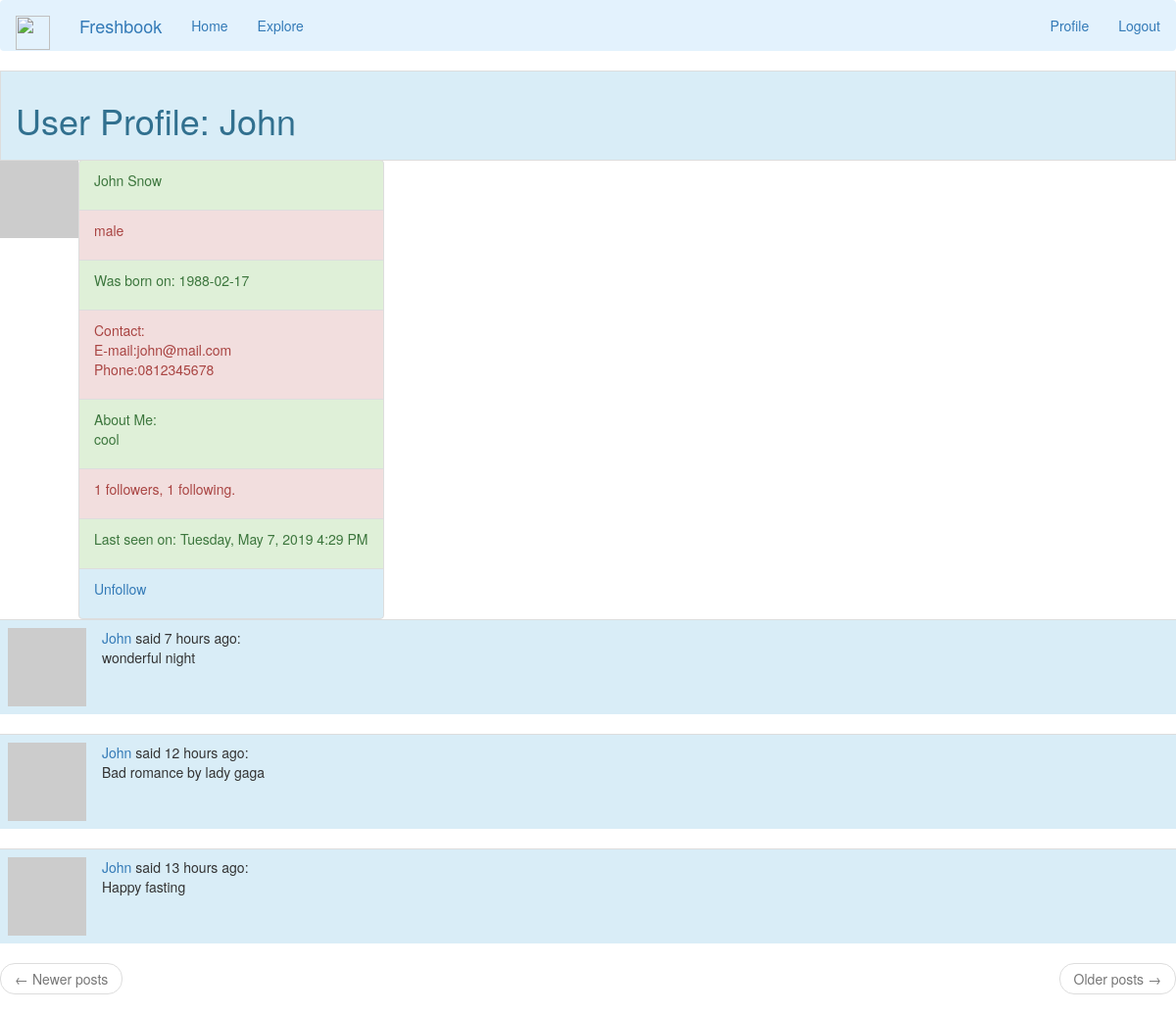
Page /user/John (signed in) on the committed database.
### app/models.py (models this page shows, shortened)
class User(UserMixin, db.Model):
    id = db.Column(db.Integer, primary_key=True)
    name = db.Column(db.String(64), index=True)
    birthday = db.Column(db.Date, index=True)
    gender = db.Column(db.String(64), index=True)
    phone = db.Column(db.String(12), index=True)
    username = db.Column(db.String(64), index=True, unique=True)
    email = db.Column(db.String(120), index=True, unique=True)
    password_hash = db.Column(db.String(128))
    posts = db.relationship('Post', backref='author', lazy='dynamic')
    about_me = db.Column(db.String(140))
    last_seen = db.Column(db.DateTime, default=datetime.utcnow)
    followed = db.relationship(
        'User', secondary=followers,
        primaryjoin=(followers.c.follower_id == id),
        secondaryjoin=(followers.c.followed_id == id),
        backref=db.backref('followers', lazy='dynamic'), lazy='dynamic')
    def avatar(self, size):
        digest = md5(self.email.lower().encode('utf-8')).hexdigest()
        return 'https://www.gravatar.com/avatar/{}?d=identicon&s={}'.format(
            digest, size)
    def is_following(self, user):
        return self.followed.filter(
            followers.c.followed_id == user.id).count() > 0

class Post(db.Model):
    id = db.Column(db.Integer, primary_key=True)
    body = db.Column(db.String(140))
    timestamp = db.Column(db.DateTime, index=True, default=datetime.utcnow)
    user_id = db.Column(db.Integer, db.ForeignKey('user.id'))

### app/routes.py (the view)
@app.route('/user/<username>')
@login_required
def user(username):
    user = User.query.filter_by(username=username).first_or_404()
    page = request.args.get('page', 1, type=int)
    posts = user.posts.order_by(Post.timestamp.desc()).paginate(
        page, app.config['POSTS_PER_PAGE'], False)
    next_url = url_for('user', username=user.username, page=posts.next_num) \
        if posts.has_next else None
    prev_url = url_for('user', username=user.username, page=posts.prev_num) \
        if posts.has_prev else None
    return render_template('user.html', user=user, posts=posts.items,
                           next_url=next_url, prev_url=prev_url)

### app/models.py (called while the page is built)
@login.user_loader
def load_user(id):
    return User.query.get(int(id))

### app/routes.py (called while the page is built)
@app.before_request
def before_request():
    if current_user.is_authenticated:
        current_user.last_seen = datetime.utcnow()
        db.session.commit()

### app/templates/user.html (shortened to what this page needs)
{% extends "base.html" %}
{% block content %}
    <table>
        <tr valign="top">
			<ul class="list-group">
                <td><img src="{{ user.avatar(128) }}"></td>
			<li class="list-group-item list-group-item-info"><h1>User Profile: {{ user.username }}</h1></li>
            <div class="container-fluid">
			<td>
                <li class="list-group-item list-group-item-success">{% if user.name %}<p>{{ user.name }}</p>{% endif %}</li>
                <li class="list-group-item list-group-item-action list-group-item-danger">{% if user.gender %}<p>{{ user.gender }}</p>{% endif %}</li>
                <li class="list-group-item list-group-item-success">{% if user.birthday %}<p>Was born on: {{ user.birthday }}</p>{% endif %}</li>
                <li class="list-group-item list-group-item-action list-group-item-danger">{% if user.email %}<p>Contact:<br> E-mail:{{ user.email }} <br>Phone:{{ user.phone }} </p>{% endif %}</li>
                <li class="list-group-item list-group-item-success">{% if user.about_me %}<p>About Me: <br>{{ user.about_me }}</br></p>{% endif %}</li>
                <li class="list-group-item list-group-item-action list-group-item-danger"><p>{{ user.followers.count() }} followers, {{ user.followed.count() }} following.</p></li>
                <li class="list-group-item list-group-item-success">{% if user.last_seen %}<p>Last seen on: {{ moment(user.last_seen).format('LLLL') }}</p>
                {% endif %}</li>
                <li class="list-group-item list-group-item-info">
				{% if user == current_user %}
                <p><a href="{{ url_for('edit_profile') }}">Edit your profile</a></p>
                {% elif not current_user.is_following(user) %}
                <p><a href="{{ url_for('follow', username=user.username) }}">Follow</a></p>
                {% else %}
                <p><a href="{{ url_for('unfollow', username=user.username) }}">Unfollow</a></p>
                {% endif %}</li>
			</ul>
        </tr>
    </table>
    {% for post in posts %}
        {% include '_post.html' %}
    {% endfor %}
    <nav aria-label="...">
        <ul class="pager">
            <li class="previous{% if not prev_url %} disabled{% endif %}">
                <a href="{{ prev_url or '#' }}">
                    <span aria-hidden="true">&larr;</span> Newer posts
                </a>
            </li>
            <li class="next{% if not next_url %} disabled{% endif %}">
                <a href="{{ next_url or '#' }}">
                    Older posts <span aria-hidden="true">&rarr;</span>
                </a>
            </li>
        </ul>
    </nav>
{% endblock %}

### app/templates/_post.html (shortened to what this page needs)
<div class ="p-3 mb-2 bg-info text-dark">
<table class="table table-hover table-dark">
        <tr>
            <th scope="col" width="70px">
                <a href="{{ url_for('user', username=post.author.username) }}">
                    <img src="{{ post.author.avatar(70) }}" />
                </a>
            <td>
                <a href="{{ url_for('user', username=post.author.username) }}">
                    {{ post.author.username }}
                </a>
                said {{ moment(post.timestamp).fromNow() }}:
                <br>
                {{ post.body }}
            </td>
        </tr>
    </table>
</div>

### rows in the picture
User: username "John", name "John Snow", gender "male", birthday "1988-02-17", email "john@mail.com", phone "0812345678", about_me "cool", last_seen "Tuesday, May 7, 2019 4:29 PM"
Post: author.username "John", timestamp "7 hours ago", body "wonderful night"
Post: author.username "John", timestamp "12 hours ago", body "Bad romance by lady gaga"
Post: author.username "John", timestamp "13 hours ago", body "Happy fasting"

### other values in the picture
{{ user.followers.count() }} "1"
{{ user.followed.count() }} "1"
